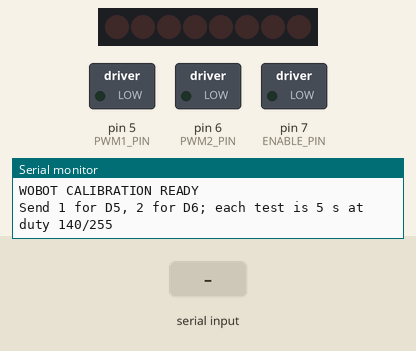
This sketch was run on a simulated Arduino Uno, built with avr-gcc and run on an emulated ATmega328P. On the bench: 8 shift-register outputs drawn as a row of LEDs (first output left, lit = HIGH), switched loads named in the sketch (green lamp = pin HIGH), the last lines printed to the serial monitor. Wiring (inferred from the names in the program): shift register (74HC595): data pin 8; shift clock pin 2; latch pin 4. Wiring (inferred from the signals the program sends): row of LEDs: on Q0, Q1, Q2, Q3, Q4, Q5, Q6, Q7. The inputs (shaded band) are chosen by the test bench. Pins used as bus, display or sensor lines are not drawn.

Above: at 1.2 s.
1.3 s: "1" received over Serial
At 2.0 s:
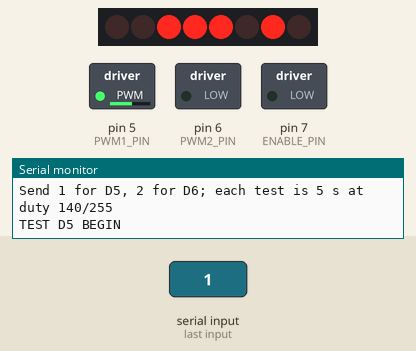
Timing chart, 0 to 7.8 s (numbered marks = the images above; inputs shaded):
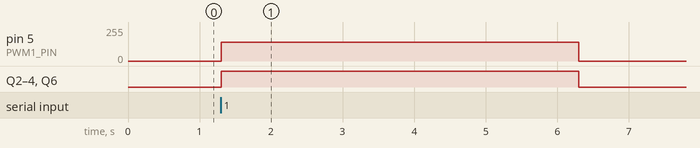

Measured:
- after the input at 1.3 s, pin 5 (PWM1_PIN): 0/255 → 140/255 at once, → 0/255 5.0 s later; Q2–4, Q6: LOW → HIGH at once, → LOW 5.0 s later

The sketch:

uno-calibration.ino
```cpp
// Safe, temporary motor-output calibration for the TSCINBUNY ZYC0076.
// The sketch never starts a motor on boot. Each accepted command runs for a
// bounded 5 seconds at low duty, then forces all outputs off.

constexpr uint8_t PWM1_PIN = 5;
constexpr uint8_t PWM2_PIN = 6;
constexpr uint8_t SHIFT_CLOCK_PIN = 2;
constexpr uint8_t ENABLE_PIN = 7;
constexpr uint8_t SHIFT_DATA_PIN = 8;
constexpr uint8_t LATCH_CLOCK_PIN = 4;

constexpr uint8_t DIRECTION_STOP = 0;
constexpr uint8_t DIRECTION_FORWARD = 92;
constexpr uint8_t CALIBRATION_DUTY = 140;
constexpr uint16_t CALIBRATION_MS = 5000;

void writeDirection(uint8_t direction) {
  digitalWrite(LATCH_CLOCK_PIN, LOW);
  shiftOut(SHIFT_DATA_PIN, SHIFT_CLOCK_PIN, MSBFIRST, direction);
  digitalWrite(LATCH_CLOCK_PIN, HIGH);
}

void stopMotors() {
  analogWrite(PWM1_PIN, 0);
  analogWrite(PWM2_PIN, 0);
  writeDirection(DIRECTION_STOP);
}

void runBoundedTest(uint8_t pwm1, uint8_t pwm2) {
  stopMotors();
  writeDirection(DIRECTION_FORWARD);
  analogWrite(PWM1_PIN, pwm1);
  analogWrite(PWM2_PIN, pwm2);
  delay(CALIBRATION_MS);
  stopMotors();
}

void setup() {
  // Disable the expansion board before configuring any other output.
  pinMode(ENABLE_PIN, OUTPUT);
  digitalWrite(ENABLE_PIN, HIGH);

  pinMode(PWM1_PIN, OUTPUT);
  pinMode(PWM2_PIN, OUTPUT);
  pinMode(SHIFT_CLOCK_PIN, OUTPUT);
  pinMode(SHIFT_DATA_PIN, OUTPUT);
  pinMode(LATCH_CLOCK_PIN, OUTPUT);
  stopMotors();

  digitalWrite(ENABLE_PIN, LOW);
  Serial.begin(115200);
  Serial.println(F("WOBOT CALIBRATION READY"));
  Serial.println(F("Send 1 for D5, 2 for D6; each test is 5 s at duty 140/255"));
}

void loop() {
  if (!Serial.available()) {
    return;
  }

  const char command = Serial.read();
  switch (command) {
    case '1':
      Serial.println(F("TEST D5 BEGIN"));
      runBoundedTest(CALIBRATION_DUTY, 0);
      Serial.println(F("TEST D5 END - STOPPED"));
      break;
    case '2':
      Serial.println(F("TEST D6 BEGIN"));
      runBoundedTest(0, CALIBRATION_DUTY);
      Serial.println(F("TEST D6 END - STOPPED"));
      break;
    case 's':
    case 'S':
      stopMotors();
      Serial.println(F("STOPPED"));
      break;
    default:
      // Ignore line endings and all unknown input. Motors remain stopped.
      break;
  }
}
```
